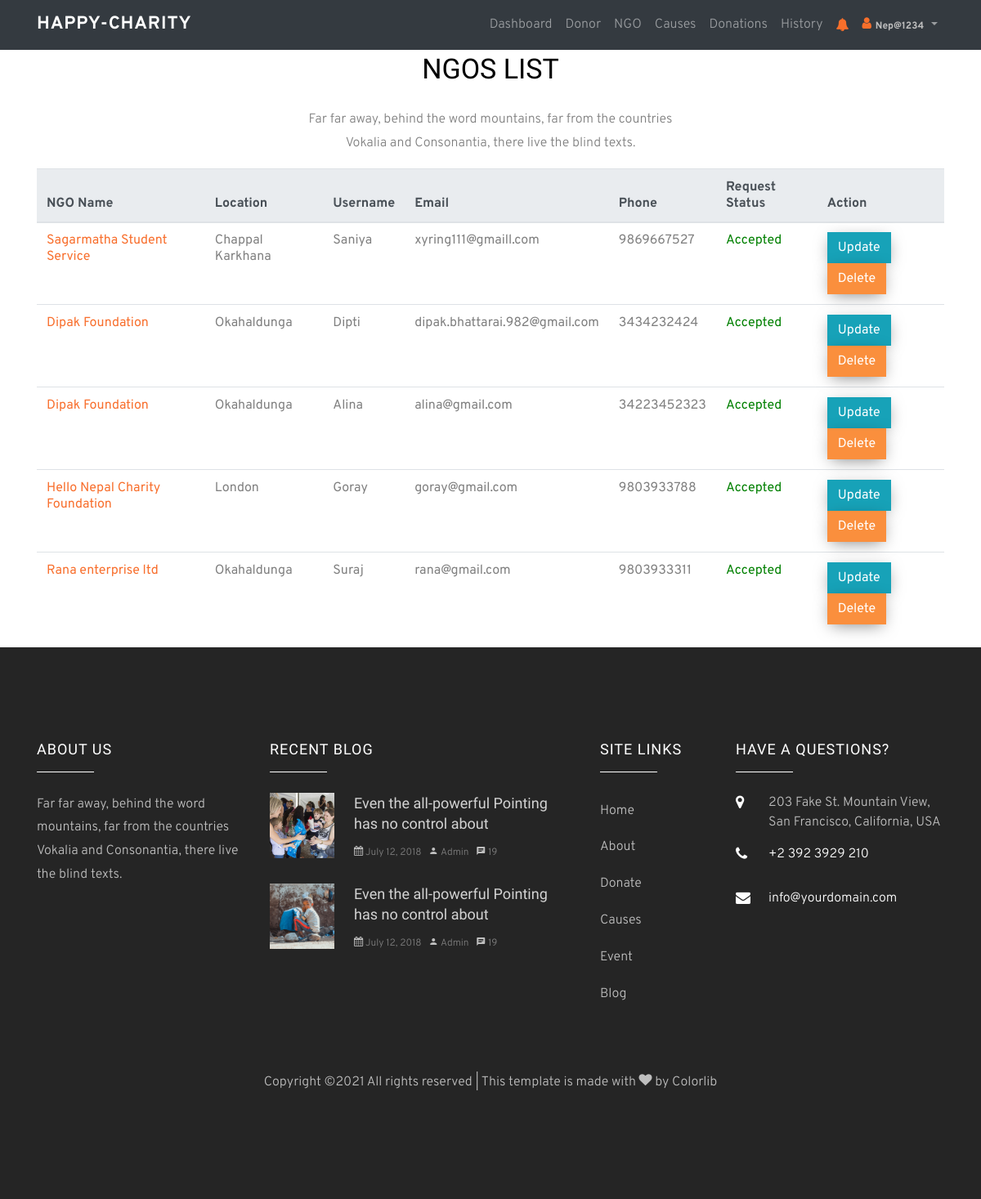
Page /ngos/ (signed in) on the committed database.
### account/models.py (models this page shows, shortened)
class UserProfile(models.Model):
    user = models.OneToOneField(User, on_delete=models.CASCADE)
    ngo_name = models.CharField(max_length=200, blank=False)
    location = models.CharField(max_length=300, blank=False)
    pan = models.CharField(max_length=20, blank=False, unique=True)
    phone_regex = RegexValidator(regex=r'^\+?1?\d{6,12}$',
                                 message="Phone number must be entered in the format: '+999999999'. Up to 12 digits allowed.")
    phone = models.CharField(validators=[phone_regex], max_length=15, blank=False,
                             unique=True)  # validators should be a list
    document = models.FileField(upload_to='documents/', blank=False)
    field_history = FieldHistoryTracker(['user'])

### account/views.py (the view)
# urls.py: path('ngos/', views.NGOListView.as_view(), name='list_ngo'),
@method_decorator(permission_required('is_superuser'), name='dispatch')
@method_decorator(login_required, name='dispatch')
class NGOListView(ListView):
    model = UserProfile
    template_name = 'account/ngo_listview.html'
    context_object_name = 'ngo'
    paginate_by = 10
    def get_context_data(self, **kwargs):
        context = super(NGOListView, self).get_context_data(**kwargs)
        ngo = self.get_queryset()
        page = self.request.GET.get('page')
        paginator = Paginator(ngo, self.paginate_by)
        try:
            ngo = paginator.page(page)
        except PageNotAnInteger:
            ngo = paginator.page(1)
        except EmptyPage:
            ngo = paginator.page(paginator.num_pages)
        context['ngo'] = ngo
        return context

### account/templates/account/ngo_listview.html (shortened to what this page needs)
{% extends 'account/basetemplates/admin_nav_base.html' %}
{% load static %}
{% block body %}
<div class="container">
    <div class="row justify-content-center mb-0 pb-7">
        <div class="col-md-5 heading-section ftco-animate text-center">
            <h2 class="mb-4">NGOs List</h2>
            <p>Far far away, behind the word mountains, far from the countries Vokalia and Consonantia, there
                live the blind texts.</p>
        </div>
    </div>
    <table class="table table-hover">
        <tr>
            <thead class="thead-light">
            <tr>
                <th scope="col">NGO Name</th>
                <th scope="col">Location</th>
                <th scope="col">Username</th>
                <th scope="col">Email</th>
                <th scope="col">Phone</th>
                <th scope="col">Request Status</th>
                <th scope="col">Action</th>
            </tr>
            </thead>
            <tbody>
            {% for item in ngo %}
            <tr>
                <td><a href="{% url 'detail_ngo' pk=item.id %}">{{ item.ngo_name }}</a></td>
                <td>{{ item.location }}</td>
                <td>{{ item.user.username }}</td>
                <td>{{ item.user.email }}</td>
                <td>{{ item.phone }}</td>
                {% if item.user.is_active %}
                <td style="color:green">Accepted</td>
                {% else %}
                <td style="color:red">Pending</td>
                {% endif %}
                <td><a href="{% url 'ngorequest_update' pk=item.user.id %}">
                    <button class="btn btn-info">Update</button>
                </a>
                    <a href="{% url 'delete_ngo' pk=item.id %}">
                        <button class="btn btn-secondary">Delete</i></button>
                    </a>
                </td>
            </tr>
            {% endfor %}
            </tbody>
    </table>
</div>
{% endblock %}

### account/templates/account/basetemplates/admin_nav_base.html (shortened to what this page needs)
<html lang="en">
{% load static %}
{% load notifications_tags %}
<head>
    <link rel="stylesheet" href={% static 'css/customer/css/open-iconic-bootstrap.min.css' %}>
    <link rel="stylesheet" href={% static 'css/customer/css/animate.css' %} >
    <link rel="stylesheet" href={% static 'css/customer/css/owl.carousel.min.css' %} >
                  <link rel="stylesheet" href={% static 'css/customer/css/owl.theme.default.min.css' %} >
                  <link rel="stylesheet" href={% static 'css/customer/css/magnific-popup.css' %} >
                  <link rel="stylesheet" href={% static 'css/customer/css/aos.css' %} >
                  <link rel="stylesheet" href={% static 'css/customer/css/ionicons.min.css' %} >
                  <link rel="stylesheet" href={% static "css/customer/css/bootstrap-datepicker.css"  %} >
                  <link rel="stylesheet" href={% static 'css/customer/css/jquery.timepicker.css' %} >
                  <link rel="stylesheet" href={% static 'css/customer/css/flaticon.css' %} >
                  <link rel="stylesheet" href={% static 'css/customer/css/icomoon.css' %} >
                  <link rel="stylesheet" href={% static 'css/customer/css/style.css' %} >
                  </head>
<body>
<nav class="navbar navbar-expand-lg navbar-dark ftco_navbar bg-dark ftco-navbar-dark" id="ftco-navbar">
    <div class="container">
        {% if request.user.is_staff %}
        <a class="navbar-brand" href="{% url 'dashboard' %}">HAPPY-CHARITY</a>
        {% else %}
        <a class="navbar-brand" href="{% url 'index' %}">HAPPY-CHARITY</a>
        {% endif %}
        <div class="collapse navbar-collapse" id="ftco-nav">
            <ul class="navbar-nav ml-auto">
                {% if request.user.is_superuser %}
                <li class="nav-item"><a href="{% url 'dashboard' %}" class="nav-link">Dashboard</a></li>
                <li class="nav-item"><a href="{% url 'list_donor' %}" class="nav-link">Donor</a></li>
                <li class="nav-item"><a href="{% url 'list_ngo' %}" class="nav-link">NGO</a></li>
                <li class="nav-item"><a href="{% url 'list_cause' %}" class="nav-link">Causes</a></li>
                <li class="nav-item"><a href="{% url 'list_donation' %}" class="nav-link">Donations</a></li>
                <li class="nav-item"><a href="{% url 'list_history' %}" class="nav-link">History</a></li>
                {% endif %}
            </ul>
            {% if user.is_authenticated %}
            <ul class="navbar-nav show">
                    <li class="nav-item dropdown" role="button">
                        <a class="nav-link dropdown" href="#" id=""
                           data-toggle="dropdown"
                           aria-haspopup="true" aria-expanded="true"><i
                                class="icon icon-bell" style="color:#f86f2b;"></i></a>
                    </li>
                </ul>
                <ul class="navbar-nav">
                    <li class="nav-item dropdown">
                        <a class="nav-link dropdown-toggle" href="#" id="navbarDropdownMenuLink"
                           data-toggle="dropdown"
                           aria-haspopup="true" aria-expanded="true"><i
                                class="icon icon-user" style="color:#f86f2b;"></i><span class="badge">{{user.username}}</span></a>
                    </li>
                </ul>
            {% endif %}
        </div>
    </div>
</nav>
{% block body %}
{% endblock %}
<footer class="ftco-footer ftco-section img">
      <div class="container">
        <div class="row mb-5">
          <div class="col-md-3">
            <div class="ftco-footer-widget mb-4">
              <h2 class="ftco-heading-2">About Us</h2>
              <p>Far far away, behind the word mountains, far from the countries Vokalia and Consonantia, there live the blind texts.</p>
              <ul class="ftco-footer-social list-unstyled float-md-left float-lft mt-5">
              </ul>
            </div>
          </div>
          <div class="col-md-4">
            <div class="ftco-footer-widget mb-4">
              <h2 class="ftco-heading-2">Recent Blog</h2>
              <div class="block-21 mb-4 d-flex">
                <a class="blog-img mr-4" style="background-image: url(images/image_1.jpg);"></a>
                <div class="text">
                  <h3 class="heading"><a href="#">Even the all-powerful Pointing has no control about</a></h3>
                  <div class="meta">
                    <div><a href="#"><span class="icon-calendar"></span> July 12, 2018</a></div>
                    <div><a href="#"><span class="icon-person"></span> Admin</a></div>
                    <div><a href="#"><span class="icon-chat"></span> 19</a></div>
                  </div>
                </div>
              </div>
              <div class="block-21 mb-4 d-flex">
                <a class="blog-img mr-4" style="background-image: url(images/image_2.jpg);"></a>
                <div class="text">
                  <h3 class="heading"><a href="#">Even the all-powerful Pointing has no control about</a></h3>
                  <div class="meta">
                    <div><a href="#"><span class="icon-calendar"></span> July 12, 2018</a></div>
                    <div><a href="#"><span class="icon-person"></span> Admin</a></div>
                    <div><a href="#"><span class="icon-chat"></span> 19</a></div>
                  </div>
                </div>
              </div>
            </div>
          </div>
          <div class="col-md-2">
             <div class="ftco-footer-widget mb-4 ml-md-4">
              <h2 class="ftco-heading-2">Site Links</h2>
              <ul class="list-unstyled">
                <li><a href="#" class="py-2 d-block">Home</a></li>
                <li><a href="#" class="py-2 d-block">About</a></li>
                <li><a href="#" class="py-2 d-block">Donate</a></li>
                <li><a href="#" class="py-2 d-block">Causes</a></li>
                <li><a href="#" class="py-2 d-block">Event</a></li>
                <li><a href="#" class="py-2 d-block">Blog</a></li>
              </ul>
            </div>
          </div>
          <div class="col-md-3">
            <div class="ftco-footer-widget mb-4">
            	<h2 class="ftco-heading-2">Have a Questions?</h2>
            	<div class="block-23 mb-3">
	              <ul>
	                <li><span class="icon icon-map-marker"></span><span class="text">203 Fake St. Mountain View, San Francisco, California, USA</span></li>
	                <li><a href="#"><span class="icon icon-phone"></span><span class="text">+2 392 3929 210</span></a></li>
	                <li><a href="#"><span class="icon icon-envelope"></span><span class="text">info@yourdomain.com</span></a></li>
	              </ul>
	            </div>
            </div>
          </div>
        </div>
        <div class="row">
          <div class="col-md-12 text-center">
            <p>
  Copyright &copy;<script>document.write(new Date().getFullYear());</script> All rights reserved | This template is made with <i class="icon-heart" aria-hidden="true"></i> by <a href="https://colorlib.com" target="_blank">Colorlib</a>
  </p>
          </div>
        </div>
      </div>
    </footer>
</body>
</html>

### static/css/customer/css/icomoon.css (style rules this page uses)
[class^="icon-"], [class*=" icon-"] { font-family: 'icomoon' !important; speak: none; font-style: normal; font-weight: normal; font-variant: normal; text-transform: none; line-height: 1; -webkit-font-smoothing: antialiased; -moz-osx-font-smoothing: grayscale; }
.icon-heart:before { content: "\f004"; }
.icon-user:before { content: "\f007"; }
.icon-map-marker:before { content: "\f041"; }
.icon-calendar:before { content: "\f073"; }
.icon-phone:before { content: "\f095"; }
.icon-envelope:before { content: "\f0e0"; }
.icon-bell:before { content: "\f0f3"; }
.icon-chat:before { content: "\e0b7"; }
.icon-person:before { content: "\e7fd"; }

### rows in the picture
UserProfile: ngo_name "Sagarmatha Student Service", location "Chappal Karkhana", user.username "Saniya", user.email "xyring111@gmaill.com", phone "9869667527", shows "Accepted"
UserProfile: ngo_name "Dipak Foundation", location "Okahaldunga", user.username "Dipti", user.email "dipak.bhattarai.982@gmail.com", phone "3434232424", shows "Accepted"
UserProfile: ngo_name "Dipak Foundation", location "Okahaldunga", user.username "Alina", user.email "alina@gmail.com", phone "34223452323", shows "Accepted"
UserProfile: ngo_name "Hello Nepal Charity Foundation", location "London", user.username "Goray", user.email "goray@gmail.com", phone "9803933788", shows "Accepted"
UserProfile: ngo_name "Rana enterprise ltd", location "Okahaldunga", user.username "Suraj", user.email "rana@gmail.com", phone "9803933311", shows "Accepted"

### other values in the picture
{{ user.username }} "Nep@1234"
